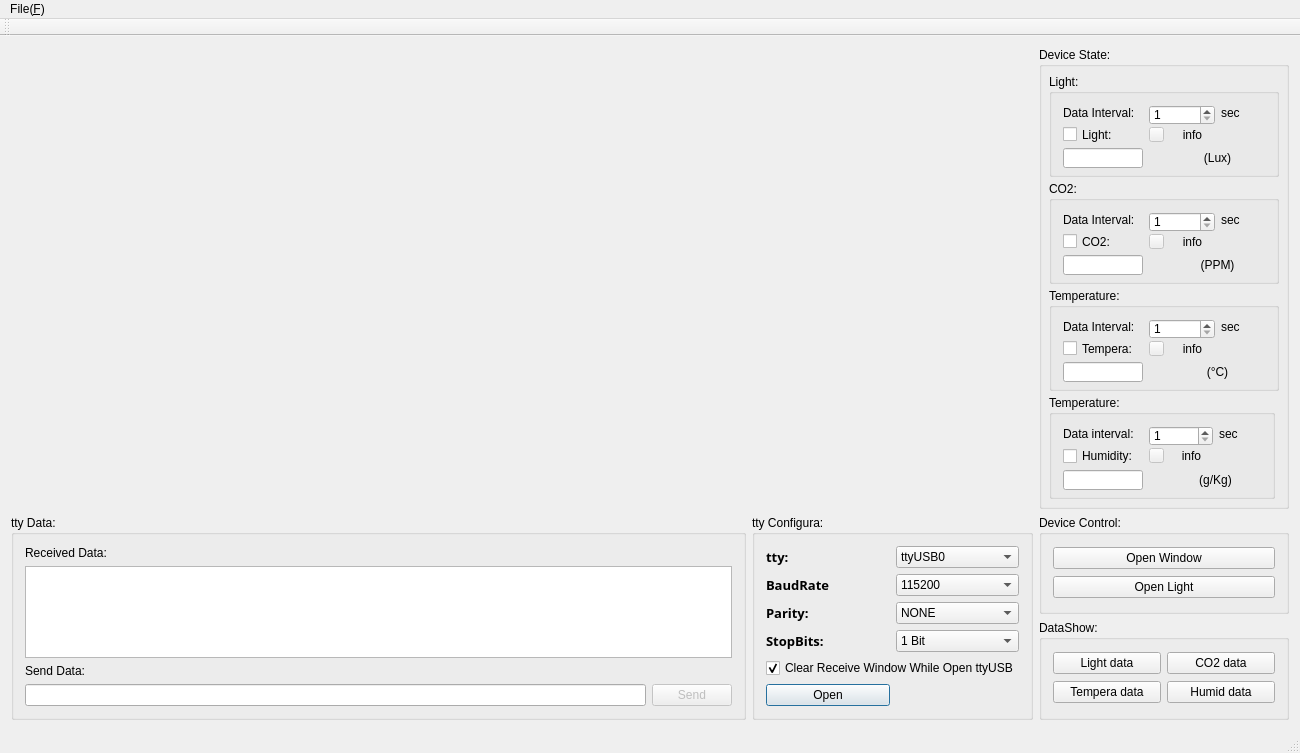
<?xml version="1.0" encoding="UTF-8"?>
<ui version="4.0">
 <class>MainWindow</class>
 <widget class="QMainWindow" name="MainWindow">
  <property name="geometry">
   <rect>
    <x>0</x>
    <y>0</y>
    <width>1300</width>
    <height>753</height>
   </rect>
  </property>
  <property name="minimumSize">
   <size>
    <width>1300</width>
    <height>753</height>
   </size>
  </property>
  <property name="windowTitle">
   <string>Environmental Monitoring of Net Of Thing</string>
  </property>
  <widget class="QWidget" name="centralWidget">
   <property name="font">
    <font>
     <family>Ubuntu</family>
    </font>
   </property>
   <layout class="QGridLayout" name="gridLayout_5">
    <item row="0" column="0">
     <layout class="QGridLayout" name="gridLayout_Main">
      <item row="2" column="2">
       <widget class="QGroupBox" name="groupBox_DeviceCtrl">
        <property name="minimumSize">
         <size>
          <width>250</width>
          <height>0</height>
         </size>
        </property>
        <property name="maximumSize">
         <size>
          <width>250</width>
          <height>300</height>
         </size>
        </property>
        <property name="title">
         <string>Device Control:</string>
        </property>
        <layout class="QGridLayout" name="gridLayout_7">
         <item row="0" column="0">
          <widget class="QPushButton" name="pBtn_WindowOn_OFF">
           <property name="text">
            <string>Open Window</string>
           </property>
          </widget>
         </item>
         <item row="1" column="0">
          <widget class="QPushButton" name="pBtn_LightOn_OFF">
           <property name="text">
            <string>Open Light</string>
           </property>
          </widget>
         </item>
        </layout>
       </widget>
      </item>
      <item row="0" column="2" rowspan="2">
       <widget class="QGroupBox" name="groupBox_DeviceState">
        <property name="minimumSize">
         <size>
          <width>250</width>
          <height>0</height>
         </size>
        </property>
        <property name="maximumSize">
         <size>
          <width>250</width>
          <height>16777215</height>
         </size>
        </property>
        <property name="title">
         <string>Device State:</string>
        </property>
        <layout class="QGridLayout" name="gridLayout_3">
         <property name="margin">
          <number>7</number>
         </property>
         <property name="spacing">
          <number>4</number>
         </property>
         <item row="2" column="0" colspan="2">
          <widget class="QGroupBox" name="groupBox_dataCO2">
           <property name="title">
            <string>CO2:</string>
           </property>
           <layout class="QGridLayout" name="gridLayout_6">
            <item row="0" column="0">
             <widget class="QLabel" name="label_dataCO2Interval">
              <property name="text">
               <string>Data Interval:</string>
              </property>
             </widget>
            </item>
            <item row="0" column="1" colspan="2">
             <widget class="QSpinBox" name="spinBox_dataCO2Count">
              <property name="minimumSize">
               <size>
                <width>0</width>
                <height>20</height>
               </size>
              </property>
              <property name="minimum">
               <number>1</number>
              </property>
              <property name="maximum">
               <number>20</number>
              </property>
              <property name="value">
               <number>1</number>
              </property>
             </widget>
            </item>
            <item row="0" column="3">
             <widget class="QLabel" name="label_intervalSignal_3">
              <property name="text">
               <string>sec</string>
              </property>
             </widget>
            </item>
            <item row="1" column="0">
             <widget class="QCheckBox" name="dataCO2_OnOff">
              <property name="text">
               <string>CO2:</string>
              </property>
              <property name="checked">
               <bool>false</bool>
              </property>
             </widget>
            </item>
            <item row="1" column="1">
             <widget class="QPushButton" name="pushButton_CO2Warning">
              <property name="enabled">
               <bool>false</bool>
              </property>
              <property name="minimumSize">
               <size>
                <width>15</width>
                <height>15</height>
               </size>
              </property>
              <property name="maximumSize">
               <size>
                <width>15</width>
                <height>15</height>
               </size>
              </property>
              <property name="text">
               <string/>
              </property>
             </widget>
            </item>
            <item row="1" column="2">
             <widget class="QLabel" name="label_textCO2">
              <property name="minimumSize">
               <size>
                <width>0</width>
                <height>15</height>
               </size>
              </property>
              <property name="text">
               <string>info</string>
              </property>
              <property name="alignment">
               <set>Qt::AlignCenter</set>
              </property>
             </widget>
            </item>
            <item row="2" column="0">
             <widget class="QLineEdit" name="lineEdit_CO2">
              <property name="enabled">
               <bool>true</bool>
              </property>
              <property name="minimumSize">
               <size>
                <width>0</width>
                <height>20</height>
               </size>
              </property>
              <property name="maximumSize">
               <size>
                <width>80</width>
                <height>16777215</height>
               </size>
              </property>
              <property name="alignment">
               <set>Qt::AlignCenter</set>
              </property>
              <property name="readOnly">
               <bool>true</bool>
              </property>
             </widget>
            </item>
            <item row="2" column="2" colspan="2">
             <widget class="QLabel" name="label_dataCO2">
              <property name="minimumSize">
               <size>
                <width>50</width>
                <height>20</height>
               </size>
              </property>
              <property name="text">
               <string>(PPM)</string>
              </property>
              <property name="alignment">
               <set>Qt::AlignCenter</set>
              </property>
             </widget>
            </item>
           </layout>
          </widget>
         </item>
         <item row="4" column="0">
          <widget class="QGroupBox" name="groupBox_dataHumid">
           <property name="title">
            <string>Temperature:</string>
           </property>
           <layout class="QGridLayout" name="gridLayout_9">
            <item row="0" column="0">
             <widget class="QLabel" name="label_dataHumidInterval">
              <property name="text">
               <string>Data interval:</string>
              </property>
             </widget>
            </item>
            <item row="0" column="1" colspan="2">
             <widget class="QSpinBox" name="spinBox_dataHumidCount">
              <property name="minimumSize">
               <size>
                <width>0</width>
                <height>20</height>
               </size>
              </property>
              <property name="minimum">
               <number>1</number>
              </property>
              <property name="maximum">
               <number>20</number>
              </property>
              <property name="value">
               <number>1</number>
              </property>
             </widget>
            </item>
            <item row="0" column="3">
             <widget class="QLabel" name="label_intervalSignal">
              <property name="text">
               <string>sec</string>
              </property>
             </widget>
            </item>
            <item row="1" column="0">
             <widget class="QCheckBox" name="dataHumid_OnOff">
              <property name="text">
               <string>Humidity:</string>
              </property>
              <property name="checked">
               <bool>false</bool>
              </property>
             </widget>
            </item>
            <item row="1" column="1">
             <widget class="QPushButton" name="pushButton_HumidWarning">
              <property name="enabled">
               <bool>false</bool>
              </property>
              <property name="minimumSize">
               <size>
                <width>15</width>
                <height>15</height>
               </size>
              </property>
              <property name="maximumSize">
               <size>
                <width>15</width>
                <height>15</height>
               </size>
              </property>
              <property name="text">
               <string/>
              </property>
             </widget>
            </item>
            <item row="1" column="2">
             <widget class="QLabel" name="label_textHumid">
              <property name="minimumSize">
               <size>
                <width>0</width>
                <height>15</height>
               </size>
              </property>
              <property name="text">
               <string>info</string>
              </property>
              <property name="alignment">
               <set>Qt::AlignCenter</set>
              </property>
             </widget>
            </item>
            <item row="2" column="0">
             <widget class="QLineEdit" name="lineEdit_Humid">
              <property name="enabled">
               <bool>true</bool>
              </property>
              <property name="minimumSize">
               <size>
                <width>0</width>
                <height>20</height>
               </size>
              </property>
              <property name="maximumSize">
               <size>
                <width>80</width>
                <height>16777215</height>
               </size>
              </property>
              <property name="alignment">
               <set>Qt::AlignCenter</set>
              </property>
              <property name="readOnly">
               <bool>true</bool>
              </property>
             </widget>
            </item>
            <item row="2" column="2" colspan="2">
             <widget class="QLabel" name="label_dataHumid">
              <property name="minimumSize">
               <size>
                <width>50</width>
                <height>20</height>
               </size>
              </property>
              <property name="text">
               <string>(g/Kg)</string>
              </property>
              <property name="alignment">
               <set>Qt::AlignCenter</set>
              </property>
             </widget>
            </item>
           </layout>
          </widget>
         </item>
         <item row="3" column="0" colspan="2">
          <widget class="QGroupBox" name="groupBox_dataTempe">
           <property name="title">
            <string>Temperature:</string>
           </property>
           <layout class="QGridLayout" name="gridLayout_8">
            <item row="0" column="0">
             <widget class="QLabel" name="label_dataTempeInterval">
              <property name="text">
               <string>Data Interval:</string>
              </property>
             </widget>
            </item>
            <item row="0" column="1" colspan="2">
             <widget class="QSpinBox" name="spinBox_dataTempeCount">
              <property name="minimumSize">
               <size>
                <width>0</width>
                <height>20</height>
               </size>
              </property>
              <property name="minimum">
               <number>1</number>
              </property>
              <property name="maximum">
               <number>20</number>
              </property>
              <property name="value">
               <number>1</number>
              </property>
             </widget>
            </item>
            <item row="0" column="3">
             <widget class="QLabel" name="label_intervalSignal_2">
              <property name="text">
               <string>sec</string>
              </property>
             </widget>
            </item>
            <item row="1" column="0">
             <widget class="QCheckBox" name="dataTempe_OnOff">
              <property name="text">
               <string>Tempera:</string>
              </property>
              <property name="checked">
               <bool>false</bool>
              </property>
             </widget>
            </item>
            <item row="1" column="1">
             <widget class="QPushButton" name="pushButton_TemperaWarning">
              <property name="enabled">
               <bool>false</bool>
              </property>
              <property name="minimumSize">
               <size>
                <width>15</width>
                <height>15</height>
               </size>
              </property>
              <property name="maximumSize">
               <size>
                <width>15</width>
                <height>15</height>
               </size>
              </property>
              <property name="text">
               <string/>
              </property>
             </widget>
            </item>
            <item row="1" column="2">
             <widget class="QLabel" name="label_textTempe">
              <property name="minimumSize">
               <size>
                <width>0</width>
                <height>15</height>
               </size>
              </property>
              <property name="text">
               <string>info</string>
              </property>
              <property name="alignment">
               <set>Qt::AlignCenter</set>
              </property>
             </widget>
            </item>
            <item row="2" column="0">
             <widget class="QLineEdit" name="lineEdit_Tempe">
              <property name="enabled">
               <bool>true</bool>
              </property>
              <property name="minimumSize">
               <size>
                <width>0</width>
                <height>20</height>
               </size>
              </property>
              <property name="maximumSize">
               <size>
                <width>80</width>
                <height>16777215</height>
               </size>
              </property>
              <property name="text">
               <string/>
              </property>
              <property name="alignment">
               <set>Qt::AlignCenter</set>
              </property>
              <property name="readOnly">
               <bool>true</bool>
              </property>
             </widget>
            </item>
            <item row="2" column="2" colspan="2">
             <widget class="QLabel" name="label_dataTempe">
              <property name="minimumSize">
               <size>
                <width>50</width>
                <height>20</height>
               </size>
              </property>
              <property name="text">
               <string>(°C)</string>
              </property>
              <property name="alignment">
               <set>Qt::AlignCenter</set>
              </property>
             </widget>
            </item>
           </layout>
          </widget>
         </item>
         <item row="1" column="0" colspan="2">
          <widget class="QGroupBox" name="groupBox_dataLight">
           <property name="title">
            <string>Light:</string>
           </property>
           <layout class="QGridLayout" name="gridLayout_4">
            <item row="0" column="0">
             <widget class="QLabel" name="label_dataLightInterval">
              <property name="text">
               <string>Data Interval:</string>
              </property>
             </widget>
            </item>
            <item row="0" column="1" colspan="2">
             <widget class="QSpinBox" name="spinBox_dataLightCount">
              <property name="minimumSize">
               <size>
                <width>0</width>
                <height>20</height>
               </size>
              </property>
              <property name="minimum">
               <number>1</number>
              </property>
              <property name="maximum">
               <number>20</number>
              </property>
              <property name="value">
               <number>1</number>
              </property>
             </widget>
            </item>
            <item row="0" column="3">
             <widget class="QLabel" name="label_intervalSignal_4">
              <property name="text">
               <string>sec</string>
              </property>
             </widget>
            </item>
            <item row="1" column="0">
             <widget class="QCheckBox" name="dataLight_OnOff">
              <property name="text">
               <string>Light:</string>
              </property>
              <property name="checked">
               <bool>false</bool>
              </property>
             </widget>
            </item>
            <item row="1" column="1">
             <widget class="QPushButton" name="pushButton_LightWarning">
              <property name="enabled">
               <bool>false</bool>
              </property>
              <property name="minimumSize">
               <size>
                <width>15</width>
                <height>15</height>
               </size>
              </property>
              <property name="maximumSize">
               <size>
                <width>15</width>
                <height>15</height>
               </size>
              </property>
              <property name="text">
               <string/>
              </property>
             </widget>
            </item>
            <item row="1" column="2">
             <widget class="QLabel" name="label_textLight">
              <property name="minimumSize">
               <size>
                <width>0</width>
                <height>15</height>
               </size>
              </property>
              <property name="text">
               <string>info</string>
              </property>
              <property name="alignment">
               <set>Qt::AlignCenter</set>
              </property>
             </widget>
            </item>
            <item row="2" column="0">
             <widget class="QLineEdit" name="lineEdit_Light">
              <property name="enabled">
               <bool>true</bool>
              </property>
              <property name="minimumSize">
               <size>
                <width>0</width>
                <height>20</height>
               </size>
              </property>
              <property name="maximumSize">
               <size>
                <width>80</width>
                <height>16777215</height>
               </size>
              </property>
              <property name="alignment">
               <set>Qt::AlignCenter</set>
              </property>
              <property name="readOnly">
               <bool>true</bool>
              </property>
             </widget>
            </item>
            <item row="2" column="2" colspan="2">
             <widget class="QLabel" name="label_dataLight">
              <property name="minimumSize">
               <size>
                <width>50</width>
                <height>20</height>
               </size>
              </property>
              <property name="text">
               <string>(Lux)</string>
              </property>
              <property name="alignment">
               <set>Qt::AlignCenter</set>
              </property>
             </widget>
            </item>
           </layout>
          </widget>
         </item>
        </layout>
       </widget>
      </item>
      <item row="0" column="0" rowspan="2" colspan="2">
       <layout class="QGridLayout" name="gridLayout_LCW">
        <item row="0" column="0">
         <widget class="LineCharWidget" name="LCWidget" native="true">
          <property name="minimumSize">
           <size>
            <width>1022</width>
            <height>436</height>
           </size>
          </property>
          <property name="locale">
           <locale language="English" country="UnitedStates"/>
          </property>
         </widget>
        </item>
       </layout>
      </item>
      <item row="3" column="2">
       <widget class="QGroupBox" name="groupBox_DataShow">
        <property name="title">
         <string>DataShow:</string>
        </property>
        <layout class="QGridLayout" name="gridLayout_10">
         <item row="0" column="0">
          <widget class="QPushButton" name="pushButton_lightData">
           <property name="text">
            <string>Light data</string>
           </property>
          </widget>
         </item>
         <item row="0" column="1">
          <widget class="QPushButton" name="pushButton_co2Data">
           <property name="text">
            <string>CO2 data</string>
           </property>
          </widget>
         </item>
         <item row="1" column="0">
          <widget class="QPushButton" name="pushButton_tempeData">
           <property name="text">
            <string>Tempera data</string>
           </property>
          </widget>
         </item>
         <item row="1" column="1">
          <widget class="QPushButton" name="pushButton_humidData">
           <property name="text">
            <string>Humid data</string>
           </property>
          </widget>
         </item>
        </layout>
       </widget>
      </item>
      <item row="2" column="0" rowspan="2">
       <widget class="QGroupBox" name="groupBox_ttyData">
        <property name="maximumSize">
         <size>
          <width>16777215</width>
          <height>300</height>
         </size>
        </property>
        <property name="title">
         <string>tty Data:</string>
        </property>
        <layout class="QGridLayout" name="gridLayout">
         <item row="0" column="0" colspan="2">
          <widget class="QLabel" name="labelReceive">
           <property name="text">
            <string>Received Data:</string>
           </property>
          </widget>
         </item>
         <item row="1" column="0" colspan="2">
          <widget class="QTextBrowser" name="serialTextReceive">
           <property name="minimumSize">
            <size>
             <width>500</width>
             <height>0</height>
            </size>
           </property>
           <property name="maximumSize">
            <size>
             <width>16777215</width>
             <height>200</height>
            </size>
           </property>
           <property name="cursor" stdset="0">
            <cursorShape>IBeamCursor</cursorShape>
           </property>
           <property name="horizontalScrollBarPolicy">
            <enum>Qt::ScrollBarAlwaysOff</enum>
           </property>
           <property name="undoRedoEnabled">
            <bool>true</bool>
           </property>
           <property name="acceptRichText">
            <bool>false</bool>
           </property>
           <property name="textInteractionFlags">
            <set>Qt::NoTextInteraction</set>
           </property>
          </widget>
         </item>
         <item row="2" column="0" colspan="2">
          <widget class="QLabel" name="labelSend">
           <property name="text">
            <string>Send Data:</string>
           </property>
          </widget>
         </item>
         <item row="3" column="0">
          <widget class="QLineEdit" name="serialLineSend"/>
         </item>
         <item row="3" column="1">
          <widget class="QPushButton" name="serialBtnSend">
           <property name="enabled">
            <bool>false</bool>
           </property>
           <property name="text">
            <string>Send</string>
           </property>
          </widget>
         </item>
        </layout>
       </widget>
      </item>
      <item row="2" column="1" rowspan="2">
       <widget class="QGroupBox" name="groupBox_ttyConf">
        <property name="maximumSize">
         <size>
          <width>350</width>
          <height>300</height>
         </size>
        </property>
        <property name="font">
         <font>
          <italic>false</italic>
         </font>
        </property>
        <property name="title">
         <string>tty Configura:</string>
        </property>
        <layout class="QGridLayout" name="gridLayout_2">
         <item row="0" column="0">
          <widget class="QLabel" name="UART1_label_ttyUSB">
           <property name="font">
            <font>
             <family>AcadEref</family>
             <pointsize>10</pointsize>
             <weight>75</weight>
             <bold>true</bold>
            </font>
           </property>
           <property name="text">
            <string>tty:</string>
           </property>
           <property name="textFormat">
            <enum>Qt::AutoText</enum>
           </property>
          </widget>
         </item>
         <item row="0" column="1">
          <widget class="QComboBox" name="UART1_comboBox_ttyUSB">
           <item>
            <property name="text">
             <string>ttyUSB0</string>
            </property>
           </item>
           <item>
            <property name="text">
             <string>ttyUSB1</string>
            </property>
           </item>
           <item>
            <property name="text">
             <string>ttyUSB2</string>
            </property>
           </item>
           <item>
            <property name="text">
             <string>ttyUSB3</string>
            </property>
           </item>
          </widget>
         </item>
         <item row="1" column="0">
          <widget class="QLabel" name="UART1_label_BaudRate">
           <property name="font">
            <font>
             <family>AcadEref</family>
             <pointsize>10</pointsize>
             <weight>75</weight>
             <bold>true</bold>
            </font>
           </property>
           <property name="text">
            <string>BaudRate</string>
           </property>
           <property name="textFormat">
            <enum>Qt::AutoText</enum>
           </property>
          </widget>
         </item>
         <item row="1" column="1">
          <widget class="QComboBox" name="UART1_comboBox_BaudRate">
           <property name="currentIndex">
            <number>6</number>
           </property>
           <item>
            <property name="text">
             <string>4800</string>
            </property>
           </item>
           <item>
            <property name="text">
             <string comment="9600">9600</string>
            </property>
           </item>
           <item>
            <property name="text">
             <string comment="14400">14400</string>
            </property>
           </item>
           <item>
            <property name="text">
             <string>19200</string>
            </property>
           </item>
           <item>
            <property name="text">
             <string>38400</string>
            </property>
           </item>
           <item>
            <property name="text">
             <string>57600</string>
            </property>
           </item>
           <item>
            <property name="text">
             <string>115200</string>
            </property>
           </item>
          </widget>
         </item>
         <item row="2" column="0">
          <widget class="QLabel" name="UART1_label_ParityBit">
           <property name="font">
            <font>
             <family>AcadEref</family>
             <pointsize>10</pointsize>
             <weight>75</weight>
             <bold>true</bold>
            </font>
           </property>
           <property name="text">
            <string>Parity:</string>
           </property>
           <property name="textFormat">
            <enum>Qt::AutoText</enum>
           </property>
          </widget>
         </item>
         <item row="2" column="1">
          <widget class="QComboBox" name="UART1_comboBox_ParityBit">
           <item>
            <property name="text">
             <string>NONE</string>
            </property>
           </item>
           <item>
            <property name="text">
             <string>ODD</string>
            </property>
           </item>
           <item>
            <property name="text">
             <string>EVEN</string>
            </property>
           </item>
          </widget>
         </item>
         <item row="3" column="0">
          <widget class="QLabel" name="UART1_label_StopBit">
           <property name="font">
            <font>
             <family>AcadEref</family>
             <pointsize>10</pointsize>
             <weight>75</weight>
             <bold>true</bold>
            </font>
           </property>
           <property name="text">
            <string>StopBits:</string>
           </property>
           <property name="textFormat">
            <enum>Qt::AutoText</enum>
           </property>
          </widget>
         </item>
         <item row="3" column="1">
          <widget class="QComboBox" name="UART1_comboBox_StopBit">
           <item>
            <property name="text">
             <string>1 Bit</string>
            </property>
           </item>
           <item>
            <property name="text">
             <string>1.5 Bit</string>
            </property>
           </item>
           <item>
            <property name="text">
             <string>2 Bit</string>
            </property>
           </item>
          </widget>
         </item>
         <item row="4" column="0" colspan="2">
          <widget class="QCheckBox" name="UART1_check_clrRecv">
           <property name="maximumSize">
            <size>
             <width>310</width>
             <height>16777215</height>
            </size>
           </property>
           <property name="acceptDrops">
            <bool>true</bool>
           </property>
           <property name="autoFillBackground">
            <bool>false</bool>
           </property>
           <property name="text">
            <string>Clear Receive Window While Open ttyUSB</string>
           </property>
           <property name="checkable">
            <bool>true</bool>
           </property>
           <property name="checked">
            <bool>true</bool>
           </property>
           <property name="autoRepeat">
            <bool>false</bool>
           </property>
           <property name="autoExclusive">
            <bool>false</bool>
           </property>
           <property name="tristate">
            <bool>false</bool>
           </property>
          </widget>
         </item>
         <item row="5" column="0">
          <widget class="QPushButton" name="BTN_OpenttyUSB">
           <property name="text">
            <string>Open</string>
           </property>
           <property name="default">
            <bool>true</bool>
           </property>
          </widget>
         </item>
        </layout>
       </widget>
      </item>
     </layout>
    </item>
   </layout>
  </widget>
  <widget class="QMenuBar" name="menuBar">
   <property name="geometry">
    <rect>
     <x>0</x>
     <y>0</y>
     <width>1300</width>
     <height>28</height>
    </rect>
   </property>
   <widget class="QMenu" name="menuFile_F">
    <property name="title">
     <string>File(&amp;F)</string>
    </property>
    <addaction name="actionOpen_O"/>
    <addaction name="separator"/>
    <addaction name="actionExit"/>
   </widget>
   <addaction name="menuFile_F"/>
  </widget>
  <widget class="QToolBar" name="mainToolBar">
   <property name="toolButtonStyle">
    <enum>Qt::ToolButtonTextUnderIcon</enum>
   </property>
   <attribute name="toolBarArea">
    <enum>TopToolBarArea</enum>
   </attribute>
   <attribute name="toolBarBreak">
    <bool>false</bool>
   </attribute>
  </widget>
  <widget class="QStatusBar" name="statusBar"/>
  <action name="actionOpen_O">
   <property name="icon">
    <iconset>
     <normaloff>:/myImg/myImg/open.png</normaloff>:/myImg/myImg/open.png</iconset>
   </property>
   <property name="text">
    <string>Open</string>
   </property>
   <property name="shortcut">
    <string>Ctrl+O</string>
   </property>
  </action>
  <action name="actionExit">
   <property name="text">
    <string>Exit</string>
   </property>
  </action>
 </widget>
 <layoutdefault spacing="6" margin="11"/>
 <customwidgets>
  <customwidget>
   <class>LineCharWidget</class>
   <extends>QWidget</extends>
   <header location="global">linecharwidget.h</header>
   <container>1</container>
  </customwidget>
 </customwidgets>
 <resources/>
 <connections/>
</ui>
